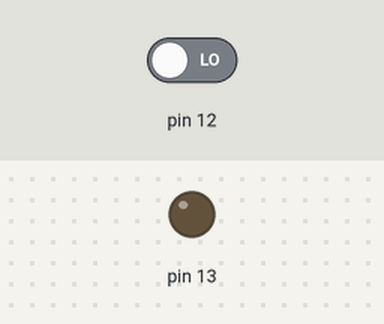
Bench run of a sketch on a simulated Arduino Uno, built with avr-gcc and run on an emulated ATmega328P. On the bench: output pins drawn as LEDs (lit = HIGH). Inputs (shaded band) come from the test bench; at power-on: pin 12 LOW.

Above: at 1.2 s.
1.3 s: pin 12 driven HIGH
At 2.4 s:
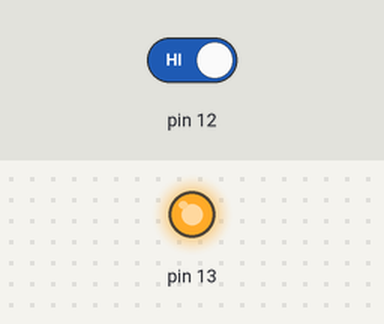
2.8 s: pin 12 driven LOW
At 3.6 s:
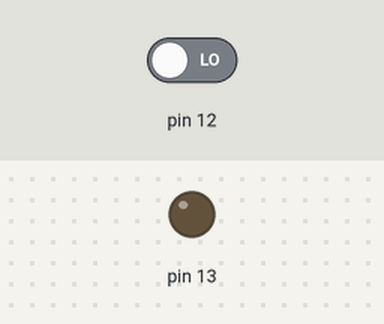
Timing chart, 0 to 5.8 s (numbered marks = the images above; inputs shaded):
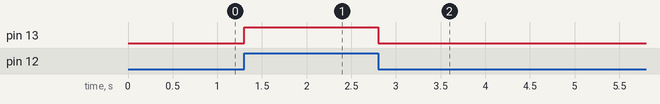

Measured:
- after the input at 1.3 s, pin 13: LOW → HIGH at once
- after the input at 2.8 s, pin 13: HIGH → LOW at once

The sketch:

SampleDigitalSlide.ino
```cpp
// lozenia64
// https://blog.naver.com/ljy9378/221356432032
// Sample source cod for Arduino

// 디지털슬라이드 모듈 사용
// 디지털 12번 핀 사용

void setup() {
  //디지털 12번핀에 입력, 13번 핀 LED 테스트
  pinMode(12, INPUT);
  pinMode(13, OUTPUT);
}

void loop() {
  //입력받은 센서값을 저장할 변수 button
  int button = digitalRead(12);
  //button은 0,1 둘 중 하나의 값을 가짐
  if(button == HIGH) digitalWrite(13, HIGH);
  else if(button == LOW) digitalWrite(13, LOW);
}
```
